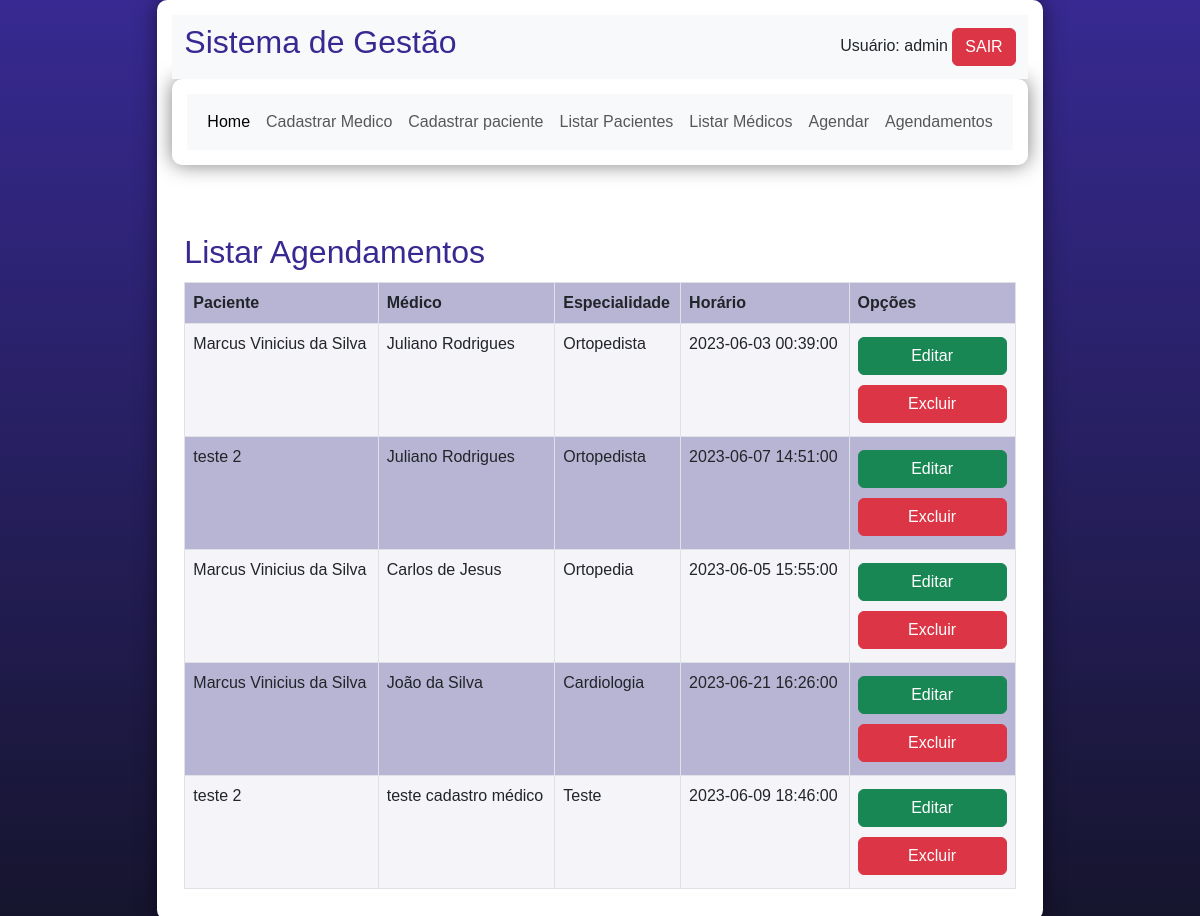
/dashboard.php?page=listar-agendamentos (signed in), run on the app's committed database.
### tables this page shows
CREATE TABLE `agendamentos` (
  `id` bigint(20) UNSIGNED NOT NULL,
  `idmedico` int(11) DEFAULT NULL,
  `idpaciente` int(11) DEFAULT NULL,
  `datahora` datetime NOT NULL
);

CREATE TABLE `pacientes` (
  `id` int(11) NOT NULL,
  `cpf` int(11) NOT NULL,
  `nomepaciente` varchar(200) NOT NULL,
  `cep` int(11) NOT NULL,
  `uf` varchar(4) NOT NULL,
  `cidade` varchar(100) NOT NULL,
  `bairro` varchar(100) NOT NULL,
  `rua` varchar(45) NOT NULL,
  `datanascimento` date NOT NULL,
  `numero` int(11) NOT NULL
);

CREATE TABLE `medicos` (
  `id` int(11) NOT NULL,
  `crm` int(6) NOT NULL,
  `ufcrm` varchar(2) NOT NULL,
  `nomemedico` varchar(45) NOT NULL,
  `especialidade` varchar(45) NOT NULL
);

### listar-agendamentos.php (the view)
<h2>Listar Agendamentos</h2>
<?php
     $sql = "SELECT * FROM agendamentos ag
            join pacientes pa join medicos me
            on ag.idpaciente = pa.id and ag.idmedico = me.id";
      $res = $conn->query($sql);
      $qtd = $res->num_rows;
      if($qtd > 0){
        print "<table class='table table-hover table-striped table-bordered'>";
        print "<tr>";
        print "<th>Paciente</th>";
        print "<th>Médico</th>";
        print "<th>Especialidade</th>";
        print "<th>Horário</th>";
        print "<th>Opções</th>";
        print "</tr>";
        while($row = $res->fetch_object()){
          print "<tr>";
          print "<td>".$row->nomepaciente."</td>";
          print "<td>".$row->nomemedico."</td>";
          print "<td>".$row->especialidade."</td>";
          print "<td>".$row->datahora."</td>";
          print "<td>
                    <button class='btn btn-success'>Editar </button>
                    <button class='btn btn-danger'>Excluir</button>
                  </td>";
          print "</tr>";
        }
      }
  ?>

### css/style.css (style rules this page uses)
* { font-family: Verdana, Geneva, Tahoma, sans-serif; box-sizing: border-box; }
body { background-color: #15142b; background-image: linear-gradient(180deg, #372991, #15142b); background-repeat: no-repeat; background-position: center center; background-size: cover; background-attachment: fixed; display: flex; flex-direction: column; flex-wrap: nowrap; justify-content: center; align-items: center; }
h2, h3, h4 { color: #372991; margin: 0 0 10px 0; }
table { min-width: 400px; border-spacing: 0px; border: 0.5px solid #372991; margin: 10px auto; }
table th { background-color: #372991; color: white; padding: 5px; text-align: left; }
table td { padding: 5px; }
table tr { background-color: rgba(55, 41, 145, 0.05); }
table tr:nth-child(odd) { background-color: rgba(55, 41, 145, 0.3); }
input[type=button], button { width: 100%; background-color: #372991; font-size: 1em; color: white; padding: 10px 20px; margin: 5px 0; border: none; border-radius: 4px; cursor: pointer; }

### data on the page
agendamentos: idpaciente.nomepaciente "Marcus Vinicius da Silva", idmedico.nomemedico "Juliano Rodrigues", idmedico.especialidade "Ortopedista", datahora "2023-06-03 00:39:00"
agendamentos: idpaciente.nomepaciente "teste 2", idmedico.nomemedico "Juliano Rodrigues", idmedico.especialidade "Ortopedista", datahora "2023-06-07 14:51:00"
agendamentos: idpaciente.nomepaciente "Marcus Vinicius da Silva", idmedico.nomemedico "Carlos de Jesus", idmedico.especialidade "Ortopedia", datahora "2023-06-05 15:55:00"
agendamentos: idpaciente.nomepaciente "Marcus Vinicius da Silva", idmedico.nomemedico "João da Silva", idmedico.especialidade "Cardiologia", datahora "2023-06-21 16:26:00"
agendamentos: idpaciente.nomepaciente "teste 2", idmedico.nomemedico "teste cadastro médico", idmedico.especialidade "Teste", datahora "2023-06-09 18:46:00"

### other printed values
$_SESSION['usuario'] "admin"
